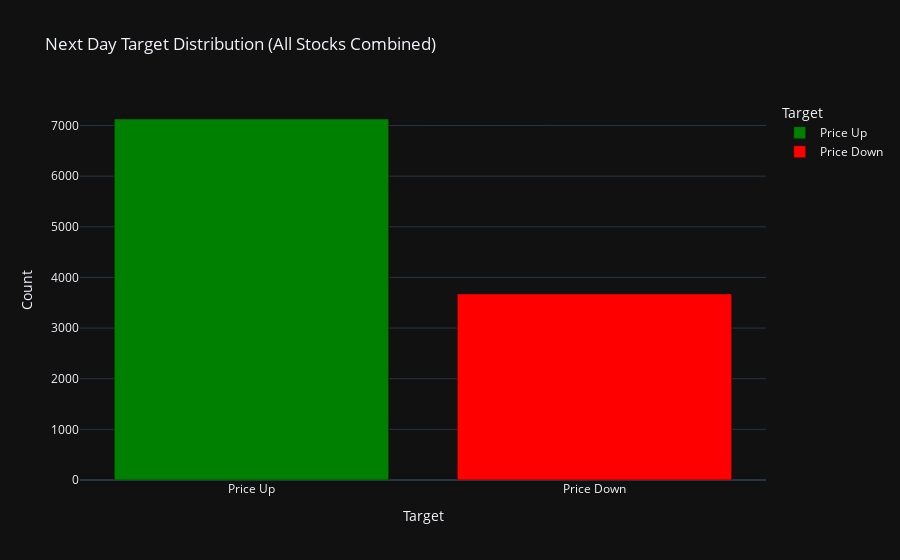

Notebook cell for this chart:
### Markdown cell above
## 3. Global Target Distribution
Checking for overall class balance in the machine learning targets across the entire dataset.

### Code cell
target_counts = df['Next_Day_Target'].value_counts().reset_index()
target_counts.columns = ['Target', 'Count']
target_counts['Target'] = target_counts['Target'].map({0: 'Price Down', 1: 'Price Up'})

fig = px.bar(target_counts, x='Target', y='Count', title='Next Day Target Distribution (All Stocks Combined)', 
             color='Target', color_discrete_map={'Price Up': 'green', 'Price Down': 'red'})
fig.update_layout(template='plotly_dark')
fig.show()

### Figure 1 — Plotly figure (JSON) as saved in the notebook; plotly's stock layout.template omitted (floating-point values rounded to 4 significant figures)
{"data": [{"hovertemplate": "Target=%{x}<br>Count=%{y}<extra></extra>", "legendgroup": "Price Up", "marker": {"color": "green", "pattern": {"shape": ""}}, "name": "Price Up", "orientation": "v", "showlegend": true, "textposition": "auto", "type": "bar", "x": ["Price Up"], "xaxis": "x", "y": [7129], "yaxis": "y"}, {"hovertemplate": "Target=%{x}<br>Count=%{y}<extra></extra>", "legendgroup": "Price Down", "marker": {"color": "red", "pattern": {"shape": ""}}, "name": "Price Down", "orientation": "v", "showlegend": true, "textposition": "auto", "type": "bar", "x": ["Price Down"], "xaxis": "x", "y": [3675], "yaxis": "y"}], "layout": {"barmode": "relative", "legend": {"title": {"text": "Target"}, "tracegroupgap": 0}, "title": {"text": "Next Day Target Distribution (All Stocks Combined)"}, "xaxis": {"anchor": "y", "categoryarray": ["Price Up", "Price Down"], "categoryorder": "array", "domain": [0, 1], "title": {"text": "Target"}}, "yaxis": {"anchor": "x", "domain": [0, 1], "title": {"text": "Count"}}}}
